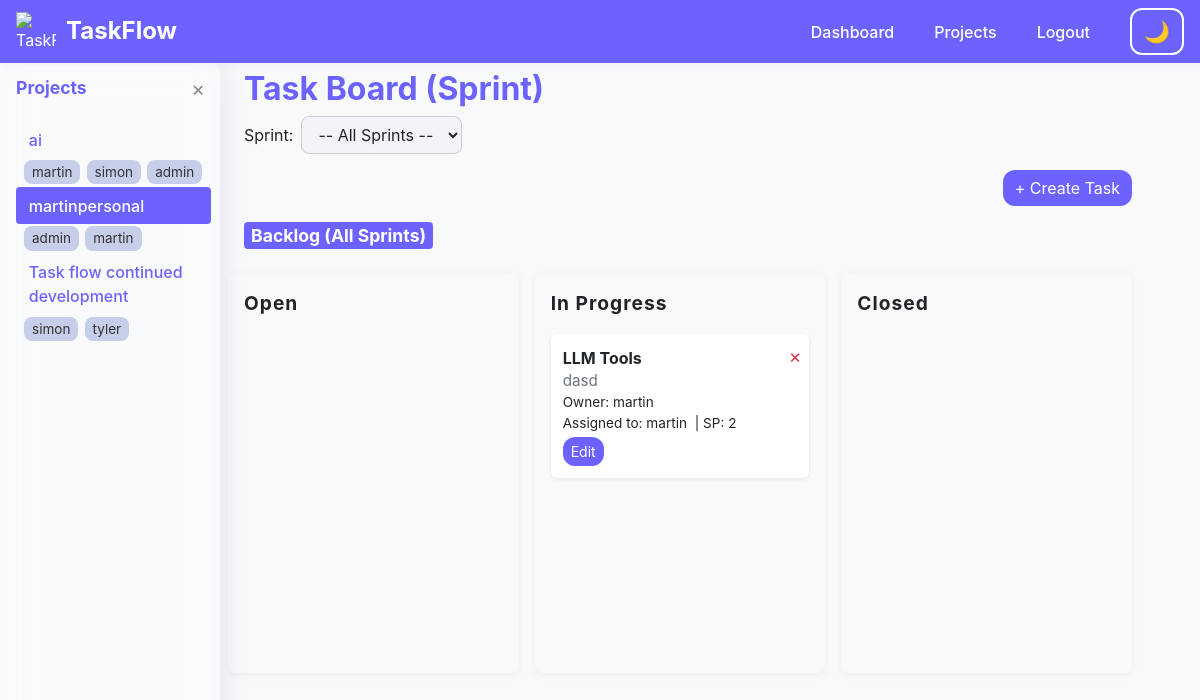
The page /dashboard?project=2 (signed in) on the database its author committed.
### app.py (models this page shows)
class Project(db.Model):
    id = db.Column(db.Integer, primary_key=True)
    name = db.Column(db.String(120), unique=True, nullable=False)
    description = db.Column(db.Text, nullable=True)
    users = db.relationship('User', secondary=user_project, back_populates='projects')
    sprints = db.relationship('Sprint', backref='project', lazy=True)
    tasks = db.relationship('Task', backref='project', lazy=True)

class User(db.Model):
    id = db.Column(db.Integer, primary_key=True)
    username = db.Column(db.String(80), unique=True, nullable=False)
    password = db.Column(db.String(200), nullable=False)
    role = db.Column(db.String(10), nullable=False)
    tasks = db.relationship('Task', backref='user', lazy=True, foreign_keys='Task.user_id')
    assigned_tasks = db.relationship('Task', backref='assignee', lazy=True, foreign_keys='Task.assignee_id')
    projects = db.relationship('Project', secondary=user_project, back_populates='users')

class Task(db.Model):
    id = db.Column(db.Integer, primary_key=True)
    title = db.Column(db.String(120), nullable=False)
    description = db.Column(db.Text, nullable=True)
    status = db.Column(db.String(20), nullable=False, default='Open')
    user_id = db.Column(db.Integer, db.ForeignKey('user.id'), nullable=False)
    project_id = db.Column(db.Integer, db.ForeignKey('project.id'), nullable=False)
    sprint_id = db.Column(db.Integer, db.ForeignKey('sprint.id'), nullable=True)
    assignee_id = db.Column(db.Integer, db.ForeignKey('user.id'), nullable=True)
    story_points = db.Column(db.Integer, nullable=True)

### app.py (the view)
@app.route('/dashboard', methods=['GET'])
@login_required
def dashboard():
    user = User.query.get(session['user_id'])
    projects = user.projects if session.get('role') != 'admin' else Project.query.all()
    selected_project_id = request.args.get('project', type=int)
    selected_sprint_id = request.args.get('sprint', type=int)
    selected_project = None
    selected_sprint = None
    tasks = []
    sprints = []
    all_project_tasks = []
    if selected_project_id:
        selected_project = Project.query.get(selected_project_id)
        sprints = Sprint.query.filter_by(project_id=selected_project_id).all()
        all_project_tasks = Task.query.filter_by(project_id=selected_project_id).all()
        if selected_sprint_id:
            selected_sprint = Sprint.query.get(selected_sprint_id)
            tasks = Task.query.filter_by(project_id=selected_project_id, sprint_id=selected_sprint_id).all()
        else:
            tasks = all_project_tasks
    users = User.query.all()
    return render_template('dashboard.html',
        projects=projects,
        selected_project=selected_project,
        sprints=sprints,
        selected_sprint=selected_sprint,
        tasks=tasks,
        all_project_tasks=all_project_tasks,
        role=session.get('role'),
        users=users
    )

### app.py (called while the page is built)
def login_required(f):
    from functools import wraps
    @wraps(f)
    def decorated_function(*args, **kwargs):
        if 'user_id' not in session:
            flash('Please login first.', 'warning')
            return redirect(url_for('login'))
        return f(*args, **kwargs)
    return decorated_function

@app.before_request
def inject_sidebar_projects():
    g.projects = []
    g.selected_project = None
    if 'user_id' in session:
        user = User.query.get(session['user_id'])
        g.projects = user.projects if session.get('role') != 'admin' else Project.query.all()
        project_id = request.args.get('project', type=int)
        if project_id:
            g.selected_project = Project.query.get(project_id)

### templates/dashboard.html (shortened to what this page needs)
{% extends 'base.html' %}
{% block content %}
<div class="board-header" style="max-width:1200px;margin:0 auto;display:flex;flex-direction:column;align-items:center;">
  <h2 style="font-weight:bold;color:var(--accent1,#6c63ff);margin-bottom:0.5rem;width:100%;text-align:left;padding-left:1rem;">Task Board (Sprint)</h2>
  {% if not g.selected_project %}
    <div class="alert alert-info" style="width:100%;margin-bottom:1rem;">Select a project from the sidebar to view its tasks.</div>
  {% else %}
    <form method="get" class="form-inline mb-3" aria-label="Sprint filter" style="width:100%;justify-content:flex-start;padding-left:1rem;">
      {% if sprints %}
      <label for="sprint" class="mr-2">Sprint:</label>
      <select id="sprint" name="sprint" class="form-control mr-3" onchange="this.form.submit()">
        <option value="">-- All Sprints --</option>
      </select>
      {% endif %}
    </form>
    {% if sprints %}
    <div class="text-right mb-3" style="width:100%;padding-left:1rem;">
      <button class="btn btn-primary" onclick="openTaskModal({{ g.selected_project.id }}); return false;" aria-label="Create Task">+ Create Task</button>
    </div>
    {% endif %}
  {% endif %}
</div>
<div class="board-columns" aria-label="Task board columns">
  {% if g.selected_project %}
    <div class="mb-2" style="width:100%;text-align:left;padding-left:1rem;">
      <span class="badge badge-primary" style="font-size:1.1em;">
        {% if selected_sprint %}
          Sprint: {{ selected_sprint.name }}
        {% else %}
          Backlog (All Sprints)
        {% endif %}
      </span>
    </div>
  {% endif %}
  {% for status in ['Open', 'In Progress', 'Closed'] %}
  <div class="board-column{% if session.get('theme') == 'dark' %} dark-mode{% endif %}"
       data-status="{{ status }}"
       ondragover="onDragOver(event)"
       ondrop="onDrop(event)"
       ondragleave="onDragLeave(event)"
       tabindex="0"
       aria-label="{{ status }} tasks">
    <div class="board-column-header">{{ status }}</div>
    {% if not selected_sprint %}
      {% for task in all_project_tasks if task.status == status %}
        <div class="task-card{% if task.status == 'Closed' %} closed{% endif %}"
             id="task-{{ task.id }}"
             draggable="true"
             ondragstart="onDragStart(event)"
             ondragend="onDragEnd(event)"
             aria-label="Task {{ task.title }}">
          <button type="button" class="delete-task-btn" title="Delete Task" onclick="deleteTask({{ task.id }}); return false;">&times;</button>
          <div><strong>{{ task.title }}</strong></div>
          <div class="text-muted" style="font-size:0.95em;">{{ task.description }}</div>
          <div style="font-size:0.85em;">Owner: {{ task.user.username }}</div>
          <div style="font-size:0.85em;">
            {% if task.assignee_id %}
              {% set assignee = (users|selectattr('id', 'equalto', task.assignee_id)|list)[0] if users|selectattr('id', 'equalto', task.assignee_id)|list else None %}
              Assigned to: {{ assignee.username if assignee else 'Unknown' }}
            {% else %}
              <span class="text-muted">Unassigned</span>
            {% endif %}
            {% if task.story_points %}
              &nbsp;|&nbsp;<span title="Story Points">SP: {{ task.story_points }}</span>
            {% endif %}
          </div>
          <div class="task-actions mt-1">
            <button class="btn btn-sm btn-info" onclick="openEditTaskModal({{ task.id }}); return false;" aria-label="Edit {{ task.title }}">Edit</button>
          </div>
        </div>
      {% endfor %}
    {% endif %}
  </div>
  {% endfor %}
</div>
{% endblock %}

### templates/base.html (shortened to what this page needs)
<!DOCTYPE html>
<html lang="en">
<head>
    <link rel="stylesheet" href="https://cdn.jsdelivr.net/npm/bootstrap@4.6.2/dist/css/bootstrap.min.css">
</head>
<body class="light-mode">
<nav class="navbar navbar-expand-lg navbar-light bg-light fixed-top" aria-label="Main navigation">
  <span class="logo-title">
    <img src="https://img.icons8.com/ios-filled/50/000000/task.png" alt="TaskFlow Logo" aria-hidden="true">
    <span class="h4 mb-0" style="font-weight: bold;">TaskFlow</span>
  </span>
  <div class="ml-auto d-flex align-items-center">
    {% if session.get('user_id') %}
      <a href="{{ url_for('dashboard') }}" class="nav-link d-inline">Dashboard</a>
      {% if session.get('role') == 'admin' %}
      <a href="{{ url_for('manage_projects') }}" class="nav-link d-inline">Projects</a>
      {% endif %}
      <a href="{{ url_for('logout') }}" class="nav-link d-inline">Logout</a>
    {% else %}
      <a href="{{ url_for('login') }}" class="nav-link d-inline">Login</a>
      <a href="{{ url_for('register') }}" class="nav-link d-inline">Register</a>
    {% endif %}
    <button class="btn btn-outline-secondary theme-toggle" id="theme-toggle-btn" aria-label="Toggle dark/light mode" aria-pressed="false">
      <span id="theme-toggle-icon">🌙</span>
    </button>
  </div>
</nav>
{% set show_sidebar = session.get('user_id') and request.endpoint not in ['login', 'register'] %}
{% if show_sidebar %}
<div id="sidebar" class="{% if session.get('theme') == 'dark' %}dark-mode{% endif %}" tabindex="0" aria-label="Project navigation">
  <div class="sidebar-header">
    Projects
    <button class="sidebar-toggle" onclick="toggleSidebar()" aria-label="Collapse sidebar">&times;</button>
  </div>
  {% if g.get('projects') %}
    {% for project in g.projects %}
      <div>
        <a href="{{ url_for('dashboard', project=project.id) }}" class="project-link{% if g.get('selected_project') and project.id == g.selected_project.id %} active{% endif %}" tabindex="0" aria-current="{% if g.get('selected_project') and project.id == g.selected_project.id %}page{% endif %}">
          <span>{{ project.name }}</span>
        </a>
        {% if project.users %}
          <div class="assigned-users" aria-label="Assigned users">
            {% for user in project.users %}
              <span class="user-badge" title="{{ user.username }}">{{ user.username }}</span>
            {% endfor %}
          </div>
        {% endif %}
      </div>
    {% endfor %}
  {% else %}
    <span class="text-muted">No projects assigned.</span>
  {% endif %}
</div>
{% endif %}
<div class="main-content{% if show_sidebar %}{% else %} sidebar-collapsed{% endif %}" id="main-content" role="main" style="min-height:100vh; width:100vw;">
    <div style="margin-top:70px;">
      {% block content %}{% endblock %}
    </div>
</div>
{% set messages = get_flashed_messages(with_categories=true) %}
</body>
</html>

### templates/base.html (style rules this page uses)
:root { --primary-bg: #f8f9fa; --primary-text: #212529; --secondary-bg: #23272b; --secondary-text: #f8f9fa; --sidebar-width: 220px; --accent1: #6c63ff; --accent2: #ffb6b9; --accent3: #b5ead7; --accent4: #ffdac1; --accent5: #c7ceea; --card-bg: #fff; --input-bg: #f3f3fa; --card-bg-dark: #23272b; --input-bg-dark: #2a2e39; --border-dark: #444; }
html, body { height: 100%; min-height: 100%; }
body.light-mode { background: #f8f9fa; color: var(--primary-text); --card-bg: #fff; --input-bg: #f3f3fa; }
.navbar, .navbar-light, .navbar.bg-light, .navbar.fixed-top { background: #6c63ff !important; color: #fff !important; border-bottom: none; box-shadow: 0 2px 8px rgba(108,99,255,0.08); }
.navbar .nav-link, .navbar .nav-link:visited { color: #fff !important; font-weight: 500; margin-right: 0.5rem; transition: color 0.2s; }
.navbar .logo-title .h4 { color: #fff !important; text-shadow: 0 1px 4px rgba(108,99,255,0.10); }
.navbar .theme-toggle { border: 2px solid #fff !important; color: #fff !important; background: transparent !important; font-size: 1.3em; margin-left: 1rem; transition: border-color 0.2s, background 0.2s, color 0.2s; }
.logo-title { display: flex; align-items: center; gap: 10px; }
.logo-title img { width: 40px; height: 40px; }
#sidebar { position: fixed; top: 56px; left: 0; height: 100vh; width: var(--sidebar-width); background: rgba(255, 255, 255, 0.18); border-right: 1px solid rgba(255,255,255,0.18); box-shadow: 0 8px 32px 0 rgba(31, 38, 135, 0.10); backdrop-filter: blur(16px) saturate(180%); -webkit-backdrop-filter: blur(16px) saturate(180%); border-radius: 0 18px 18px 0; padding: 1rem 0.5rem 1rem 1rem; transition: transform 0.2s, background 0.3s; z-index: 1030; overflow-y: auto; outline: none; }
#sidebar .sidebar-header { font-weight: bold; margin-bottom: 1rem; font-size: 1.1rem; display: flex; align-items: center; justify-content: space-between; color: var(--accent1, #6c63ff); }
#sidebar .project-link { display: flex; align-items: center; justify-content: space-between; padding: 0.4rem 0.8rem; border-radius: 4px; color: #6c63ff; text-decoration: none; margin-bottom: 2px; transition: background 0.2s, color 0.2s; font-weight: 500; background: transparent; position: relative; }
#sidebar .project-link.active, #sidebar .project-link:hover { background: var(--accent1, #6c63ff); color: #fff; }
#sidebar .sidebar-toggle { background: none; border: none; font-size: 1.3rem; color: #888; cursor: pointer; margin-left: 0.5rem; }
#sidebar .assigned-users { font-size: 0.92em; color: #555; margin-left: 0.5rem; margin-bottom: 0.2rem; }
#sidebar .assigned-users .user-badge { background: var(--accent5, #c7ceea); color: #333; border-radius: 8px; padding: 2px 8px; margin-right: 2px; font-size: 0.92em; display: inline-block; }
.main-content { min-height: 100vh; width: 100%; margin-left: var(--sidebar-width); transition: margin-left 0.2s, max-width 0.2s; padding: 0 8px; background: transparent; display: flex; flex-direction: column; box-sizing: border-box; max-width: 100vw; }
@media (min-width: 1200px) { .main-content:not(.sidebar-collapsed) { max-width: calc(100vw - var(--sidebar-width) - 60px); margin-left: var(--sidebar-width); margin-right: auto; } }
.navbar.fixed-top { z-index: 1040; }
.card, .btn, .table { border-radius: 12px !important; background: var(--card-bg, #fff) !important; color: inherit !important; border: none; }
.btn-primary, .btn-info { background: var(--accent1, #6c63ff) !important; border-color: var(--accent1, #6c63ff) !important; color: #fff !important; }
.badge-primary { background: var(--accent1, #6c63ff) !important; }
.form-control { background: var(--input-bg, #f3f3fa); color: inherit; border-radius: 8px; border: 1px solid #ccc; }
.board-column { background: var(--primary-bg, #f8f9fa); color: inherit; }
.task-card { background: #fff; color: inherit; }

### rows shown on the page
Project: name "ai"
User: username "martin"
User: username "simon"
User: username "admin"
Project: name "martinpersonal"
Project: name "Task flow continued development"
User: username "tyler"
Task: title "LLM Tools", description "dasd", user.username "martin", story_points "2"

### other values the page prints
{{ status }} "Open" "In Progress" "Closed"
